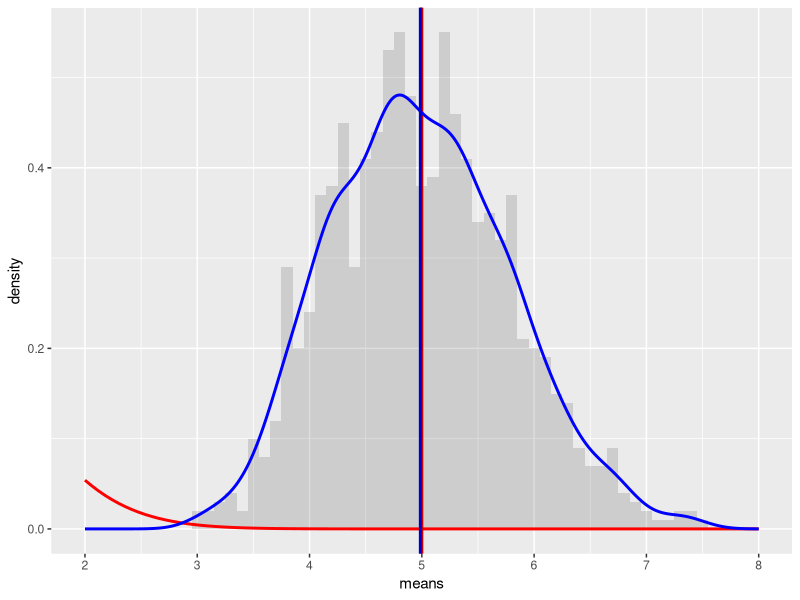

Generate this figure with R:
## ---- chunk 1
ECHO=TRUE
set.seed(3)
#Constant lambda
lambda <- 0.2
#Number of simulation or test
nbSim  <- 1000
#Exponential
Sample <- 40

#Calculation
expDist     <- matrix(data=rexp(Sample * nbSim, lambda), nrow = nbSim)
expDistMean <- data.frame(means=apply(expDist, 1, mean))

smu <- 1/lambda #Sample Mean
tmu <- mean(expDistMean$means) #Theoretical Mean
svar <-( (1/lambda)/sqrt(Sample))^2 #Sample Variance
tvar <- var(expDistMean$means)#Theoretical Variance
dFM  <- abs(smu-tmu)#Difference betwenn Means
dFV  <- round(abs(svar-tvar),3)#Difference between both Variances
## ---- chunk 2
#Load ggplot2
library(ggplot2)

#Plot to describe the mean
ggplot(data = expDistMean, aes(x = means)) + geom_histogram(binwidth=0.1, aes(y=..density..), alpha=0.2) + 
  stat_function(fun = dnorm, arg = list(mean = 1/lambda , sd = 1/lambda/sqrt(Sample)), colour = "red", size=1) + 
  geom_vline(xintercept = 1/lambda, size=1, colour="#CC0000") +  geom_density(colour="blue", size=1) +
  geom_vline(xintercept = mean(expDistMean$means), size=1, colour="#0000CC") + 
  scale_x_continuous(breaks=seq((1/lambda)-3,(1/lambda)+3,1), limits=c((1/lambda)-3,(1/lambda)+3)) 
